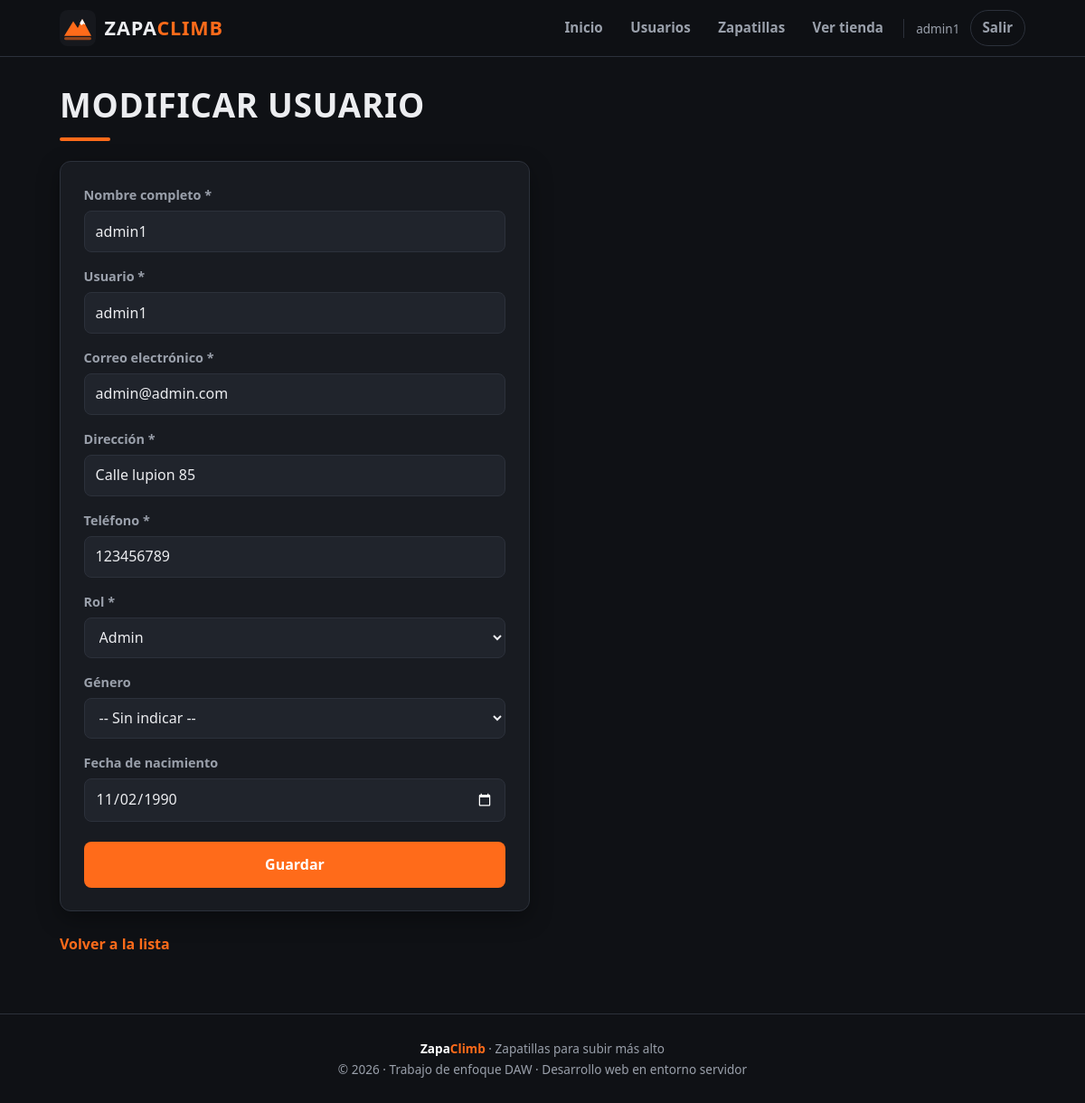
/cliente/usuario_form.php?id=7 (signed in), run on the app's committed database.
### tables this page shows
CREATE TABLE `usuario` (
  `id_usuario` int(11) NOT NULL AUTO_INCREMENT,
  `nombre_apellidos` varchar(100) NOT NULL,
  `rol` varchar(20) NOT NULL,
  `nombre_usuario` varchar(40) NOT NULL,
  `correo` varchar(150) NOT NULL,
  `password` varchar(255) NOT NULL,
  `direccion` varchar(150) NOT NULL,
  `telefono` varchar(15) NOT NULL,
  `genero` varchar(20) DEFAULT NULL,
  `fecha_nacimiento` date DEFAULT NULL,
  PRIMARY KEY (`id_usuario`),
  UNIQUE KEY `nombre_usuario` (`nombre_usuario`),
  UNIQUE KEY `correo` (`correo`)
);

### cliente/usuario_form.php (the view, shortened to what this page needs)
<?php
$usuario = [
  "nombre_apellidos" => "",
  "nombre_usuario"   => "",
  "correo"           => "",
  "direccion"        => "",
  "telefono"         => "",
  "genero"           => "",
  "fecha_nacimiento" => "",
  "rol"              => "cliente"
];
$id = null;
if (isset($_GET["id"])) {
  $id = filter_var($_GET["id"], FILTER_VALIDATE_INT);
  try {
    $bd = conectar();
    $consulta = $bd->prepare("SELECT nombre_apellidos, nombre_usuario, correo, direccion, telefono, genero, fecha_nacimiento, rol FROM usuario WHERE id_usuario = :id");
    $consulta->execute([":id" => $id]);
    $usuario = $consulta->fetch();
  } catch (PDOException $e) {
    die("No se ha podido cargar el usuario.");
  }
}
$editando = ($id !== null);
?>
<!DOCTYPE html>
<html lang="es">
<head>
  <link rel="stylesheet" href="css/estilos.css">
</head>
<body>
  <?php require "cabecera.php";  ?>
  <h1><?= $editando ? "Modificar usuario" : "Nuevo usuario" ?></h1>
  <form method="post" action="../negocio/guardar_usuario.php">
    <label for="nombre_apellidos">Nombre completo *</label>
    <input type="text" id="nombre_apellidos" name="nombre_apellidos" maxlength="100" required
    value="<?= htmlspecialchars($usuario["nombre_apellidos"]) ?>">
    <label for="nombre_usuario">Usuario *</label>
    <input type="text" id="nombre_usuario" name="nombre_usuario" maxlength="40" required
    value="<?= htmlspecialchars($usuario["nombre_usuario"]) ?>">
    <label for="correo">Correo electrónico *</label>
    <input type="email" id="correo" name="correo" maxlength="150" required
    value="<?= htmlspecialchars($usuario["correo"]) ?>">
    <label for="direccion">Dirección *</label>
    <input type="text" id="direccion" name="direccion" maxlength="150" required
    value="<?= htmlspecialchars($usuario["direccion"]) ?>">
    <label for="telefono">Teléfono *</label>
    <input type="tel" id="telefono" name="telefono" maxlength="15" required
    value="<?= htmlspecialchars($usuario["telefono"]) ?>">
    <label for="rol">Rol *</label>
    <select id="rol" name="rol" required>
      <option value="admin" <?= $usuario["rol"] === "admin" ? "selected" : "" ?>>Admin</option>
    </select>
    <label for="genero">Género</label>
    <select id="genero" name="genero">
      <option value="" <?= ($usuario["genero"] ?? "") === "" ? "selected" : "" ?>>-- Sin indicar --</option>
    </select>
    <label for="fecha_nacimiento">Fecha de nacimiento</label>
    <input type="date" id="fecha_nacimiento" name="fecha_nacimiento"
    value="<?= htmlspecialchars($usuario["fecha_nacimiento"] ?? "") ?>">
    <button type="submit">Guardar</button>
  </form>
  <p><a href="admin_usuarios.php">Volver a la lista</a></p>
<?php require "pie.php"; ?>
</body>
</html>

### cliente/css/estilos.css (style rules this page uses)
:root { --fondo: #0f1115; --superficie: #181b21; --superficie-2: #20242c; --borde: #2c313b; --texto: #ecedf0; --texto-suave: #9aa0ab; --naranja: #ff6b1a; --naranja-oscuro: #e0550a; --rojo: #ff4d4f; --verde: #3ecf8e; --radio: 12px; --sombra: 0 8px 24px rgba(0, 0, 0, .35); }
* { box-sizing: border-box; }
html { font-size: 16px; }
body { margin: 0; min-height: 100vh; display: flex; flex-direction: column; background: var(--fondo); color: var(--texto); font-family: system-ui, -apple-system, "Segoe UI", Roboto, Arial, sans-serif; line-height: 1.55; }
a { color: var(--naranja); text-decoration: none; }
h1, h2 { margin: 0 0 .6em; line-height: 1.15; letter-spacing: .02em; }
h1 { font-size: clamp(1.6rem, 4vw, 2.3rem); text-transform: uppercase; font-weight: 800; }
h1::after { content: ""; display: block; width: 56px; height: 4px; margin-top: .4em; border-radius: 2px; background: var(--naranja); }
p { margin: 0 0 1em; }
main > form { max-width: 520px; background: var(--superficie); border: 1px solid var(--borde); border-radius: var(--radio); padding: 1.6rem; box-shadow: var(--sombra); margin-bottom: 1.5rem; }
main > form label { display: block; margin: 1rem 0 .35rem; font-weight: 600; font-size: .9rem; color: var(--texto-suave); }
main > form label:first-of-type { margin-top: 0; }
main > form input, main > form select { width: 100%; }
input, select { font: inherit; color: var(--texto); background: var(--superficie-2); border: 1px solid var(--borde); border-radius: 8px; padding: .6rem .75rem; transition: border-color .15s, box-shadow .15s; }
input, select { color-scheme: dark; }
button { font: inherit; font-weight: 700; cursor: pointer; border: 0; border-radius: 8px; padding: .6rem 1.1rem; background: var(--naranja); color: #fff; transition: background .15s, transform .1s; }
main > form button[type="submit"] { width: 100%; margin-top: 1.4rem; padding: .8rem; font-size: 1rem; }
main > p:first-of-type a { font-weight: 600; }

### data on the page
usuario: nombre_apellidos "admin1", nombre_usuario "admin1", correo "admin@admin.com", direccion "Calle lupion 85", telefono "123456789", rol "Admin", genero "-- Sin indicar --", fecha_nacimiento "11/02/1990"

### other printed values
$_SESSION["nombre_usuario"] "admin1"
